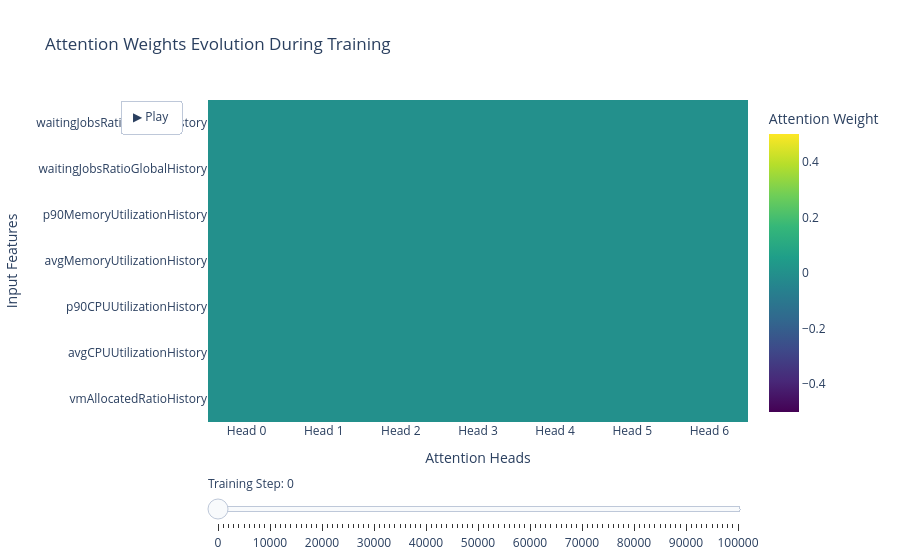

The notebook cell saved with this chart:
### Code cell
import numpy as np
import plotly.graph_objects as go

# Load saved attention weights
history = np.load("../../models/attention_weights_history.npy", allow_pickle=True)

# Create feature name mapping
feature_names = {
    0: "vmAllocatedRatioHistory",
    1: "avgCPUUtilizationHistory",
    2: "p90CPUUtilizationHistory",
    3: "avgMemoryUtilizationHistory",
    4: "p90MemoryUtilizationHistory",
    5: "waitingJobsRatioGlobalHistory",
    6: "waitingJobsRatioRecentHistory"
}

# Convert history to list of dictionaries
history = history.tolist()
steps = [entry['step'] for entry in history]
max_step = max(steps)
feature_labels = [feature_names[i] for i in range(len(feature_names))]

# Create slider steps every 1000 steps
slider_steps = list(range(0, max_step + 1, 1000))
heatmap_data = []

# Pre-calculate averages for each time window
for step in slider_steps:
    # Get all entries up to current step
    relevant_entries = [entry for entry in history if entry['step'] <= step]
    
    if len(relevant_entries) > 0:
        # Use last 50 entries or all available if less than 50
        window = relevant_entries[-50:]
        avg_weights = np.mean([entry['weights'] for entry in window], axis=0)
    else:
        avg_weights = np.zeros((len(feature_names), len(feature_names)))  # Empty matrix
    
    heatmap_data.append(avg_weights.T)  # Transpose for correct orientation

# Create initial figure
fig = go.Figure()

# Add initial trace
fig.add_trace(
    go.Heatmap(
        z=heatmap_data[0],
        x=[f"Head {i}" for i in range(heatmap_data[0].shape[1])],
        y=feature_labels,
        colorscale='Viridis',
        colorbar=dict(title='Attention Weight')
))

# Create frames for animation
frames = []
for i, (step, data) in enumerate(zip(slider_steps, heatmap_data)):
    frames.append(go.Frame(
        data=[go.Heatmap(
            z=data,
            x=[f"Head {i}" for i in range(data.shape[1])],
            y=feature_labels
        )],
        name=str(step),
        traces=[0]
    ))

# Create slider
slider_ui = [{
    'steps': [
        {
            'args': [
                [frame.name],
                {'frame': {'duration': 300, 'redraw': True},
                 'mode': 'immediate',
                 'transition': {'duration': 300}}
            ],
            'label': str(step),
            'method': 'animate'
        } for step, frame in zip(slider_steps, frames)
    ],
    'active': 0,
    'currentvalue': {'prefix': 'Training Step: '},
    'pad': {'t': 50}
}]

# Add play button and style layout
fig.update_layout(
    title='Attention Weights Evolution During Training',
    xaxis_title='Attention Heads',
    yaxis_title='Input Features',
    updatemenus=[{
        'type': 'buttons',
        'showactive': False,
        'buttons': [{
            'label': '▶ Play',
            'method': 'animate',
            'args': [
                None, 
                {
                    'frame': {'duration': 500, 'redraw': True},
                    'fromcurrent': True, 
                    'transition': {'duration': 300}
                }
            ]
        }]
    }],
    sliders=slider_ui
)

# Set consistent color scale across all frames
max_weight = 1.0
fig.update_layout(coloraxis=dict(cmin=0, cmax=max_weight))

# Add frame data
fig.frames = frames

fig.show()

### Figure 1 — Plotly figure (JSON) as saved in the notebook; plotly's stock layout.template omitted (floating-point values rounded to 4 significant figures)
{"data": [{"colorbar": {"title": {"text": "Attention Weight"}}, "colorscale": [[0, "#440154"], [0.1111, "#482878"], [0.2222, "#3e4989"], [0.3333, "#31688e"], [0.4444, "#26828e"], [0.5556, "#1f9e89"], [0.6667, "#35b779"], [0.7778, "#6ece58"], [0.8889, "#b5de2b"], [1, "#fde725"]], "type": "heatmap", "x": ["Head 0", "Head 1", "Head 2", "Head 3", "Head 4", "Head 5", "Head 6"], "y": ["vmAllocatedRatioHistory", "avgCPUUtilizationHistory", "p90CPUUtilizationHistory", "avgMemoryUtilizationHistory", "p90MemoryUtilizationHistory", "waitingJobsRatioGlobalHistory", "waitingJobsRatioRecentHistory"], "z": [[0, 0, 0, 0, 0, 0, 0], [0, 0, 0, 0, 0, 0, 0], [0, 0, 0, 0, 0, 0, 0], [0, 0, 0, 0, 0, 0, 0], [0, 0, 0, 0, 0, 0, 0], [0, 0, 0, 0, 0, 0, 0], [0, 0, 0, 0, 0, 0, 0]]}], "layout": {"coloraxis": {"cmax": 1, "cmin": 0}, "sliders": [{"active": 0, "currentvalue": {"prefix": "Training Step: "}, "pad": {"t": 50}, "steps": [{"args": [["0"], {"frame": {"duration": 300, "redraw": true}, "mode": "immediate", "transition": {"duration": 300}}], "label": "0", "method": "animate"}, {"args": [["1000"], {"frame": {"duration": 300, "redraw": true}, "mode": "immediate", "transition": {"duration": 300}}], "label": "1000", "method": "animate"}, {"args": [["2000"], {"frame": {"duration": 300, "redraw": true}, "mode": "immediate", "transition": {"duration": 300}}], "label": "2000", "method": "animate"}, {"args": [["3000"], {"frame": {"duration": 300, "redraw": true}, "mode": "immediate", "transition": {"duration": 300}}], "label": "3000", "method": "animate"}, {"args": [["4000"], {"frame": {"duration": 300, "redraw": true}, "mode": "immediate", "transition": {"duration": 300}}], "label": "4000", "method": "animate"}, {"args": [["5000"], {"frame": {"duration": 300, "redraw": true}, "mode": "immediate", "transition": {"duration": 300}}], "label": "5000", "method": "animate"}, {"args": [["6000"], {"frame": {"duration": 300, "redraw": true}, "mode": "immediate", "transition": {"duration": 300}}], "label": "6000", "method": "animate"}, {"args": [["7000"], {"frame": {"duration": 300, "redraw": true}, "mode": "immediate", "transition": {"duration": 300}}], "label": "7000", "method": "animate"}, {"args": [["8000"], {"frame": {"duration": 300, "redraw": true}, "mode": "immediate", "transition": {"duration": 300}}], "label": "8000", "method": "animate"}, {"args": [["9000"], {"frame": {"duration": 300, "redraw": true}, "mode": "immediate", "transition": {"duration": 300}}], "label": "9000", "method": "animate"}, {"args": [["10000"], {"frame": {"duration": 300, "redraw": true}, "mode": "immediate", "transition": {"duration": 300}}], "label": "10000", "method": "animate"}, {"args": [["11000"], {"frame": {"duration": 300, "redraw": true}, "mode": "immediate", "transition": {"duration": 300}}], "label": "11000", "method": "animate"}, {"args": [["12000"], {"frame": {"duration": 300, "redraw": true}, "mode": "immediate", "transition": {"duration": 300}}], "label": "12000", "method": "animate"}, {"args": [["13000"], {"frame": {"duration": 300, "redraw": true}, "mode": "immediate", "transition": {"duration": 300}}], "label": "13000", "method": "animate"}, {"args": [["14000"], {"frame": {"duration": 300, "redraw": true}, "mode": "immediate", "transition": {"duration": 300}}], "label": "14000", "method": "animate"}, {"args": [["15000"], {"frame": {"duration": 300, "redraw": true}, "mode": "immediate", "transition": {"duration": 300}}], "label": "15000", "method": "animate"}, {"args": [["16000"], {"frame": {"duration": 300, "redraw": true}, "mode": "immediate", "transition": {"duration": 300}}], "label": "16000", "method": "animate"}, {"args": [["17000"], {"frame": {"duration": 300, "redraw": true}, "mode": "immediate", "transition": {"duration": 300}}], "label": "17000", "method": "animate"}, {"args": [["18000"], {"frame": {"duration": 300, "redraw": true}, "mode": "immediate", "transition": {"duration": 300}}], "label": "18000", "method": "animate"}, {"args": [["19000"], {"frame": {"duration": 300, "redraw": true}, "mode": "immediate", "transition": {"duration": 300}}], "label": "19000", "method": "animate"}, {"args": [["20000"], {"frame": {"duration": 300, "redraw": true}, "mode": "immediate", "transition": {"duration": 300}}], "label": "20000", "method": "animate"}, {"args": [["21000"], {"frame": {"duration": 300, "redraw": true}, "mode": "immediate", "transition": {"duration": 300}}], "label": "21000", "method": "animate"}, {"args": [["22000"], {"frame": {"duration": 300, "redraw": true}, "mode": "immediate", "transition": {"duration": 300}}], "label": "22000", "method": "animate"}, {"args": [["23000"], {"frame": {"duration": 300, "redraw": true}, "mode": "immediate", "transition": {"duration": 300}}], "label": "23000", "method": "animate"}, {"args": [["24000"], {"frame": {"duration": 300, "redraw": true}, "mode": "immediate", "transition": {"duration": 300}}], "label": "24000", "method": "animate"}, {"args": [["25000"], {"frame": {"duration": 300, "redraw": true}, "mode": "immediate", "transition": {"duration": 300}}], "label": "25000", "method": "animate"}, {"args": [["26000"], {"frame": {"duration": 300, "redraw": true}, "mode": "immediate", "transition": {"duration": 300}}], "label": "26000", "method": "animate"}, {"args": [["27000"], {"frame": {"duration": 300, "redraw": true}, "mode": "immediate", "transition": {"duration": 300}}], "label": "27000", "method": "animate"}, {"args": [["28000"], {"frame": {"duration": 300, "redraw": true}, "mode": "immediate", "transition": {"duration": 300}}], "label": "28000", "method": "animate"}, {"args": [["29000"], {"frame": {"duration": 300, "redraw": true}, "mode": "immediate", "transition": {"duration": 300}}], "label": "29000", "method": "animate"}, {"args": [["30000"], {"frame": {"duration": 300, "redraw": true}, "mode": "immediate", "transition": {"duration": 300}}], "label": "30000", "method": "animate"}, {"args": [["31000"], {"frame": {"duration": 300, "redraw": true}, "mode": "immediate", "transition": {"duration": 300}}], "label": "31000", "method": "animate"}, {"args": [["32000"], {"frame": {"duration": 300, "redraw": true}, "mode": "immediate", "transition": {"duration": 300}}], "label": "32000", "method": "animate"}, {"args": [["33000"], {"frame": {"duration": 300, "redraw": true}, "mode": "immediate", "transition": {"duration": 300}}], "label": "33000", "method": "animate"}, {"args": [["34000"], {"frame": {"duration": 300, "redraw": true}, "mode": "immediate", "transition": {"duration": 300}}], "label": "34000", "method": "animate"}, {"args": [["35000"], {"frame": {"duration": 300, "redraw": true}, "mode": "immediate", "transition": {"duration": 300}}], "label": "35000", "method": "animate"}, {"args": [["36000"], {"frame": {"duration": 300, "redraw": true}, "mode": "immediate", "transition": {"duration": 300}}], "label": "36000", "method": "animate"}, {"args": [["37000"], {"frame": {"duration": 300, "redraw": true}, "mode": "immediate", "transition": {"duration": 300}}], "label": "37000", "method": "animate"}, {"args": [["38000"], {"frame": {"duration": 300, "redraw": true}, "mode": "immediate", "transition": {"duration": 300}}], "label": "38000", "method": "animate"}, {"args": [["39000"], {"frame": {"duration": 300, "redraw": true}, "mode": "immediate", "transition": {"duration": 300}}], "label": "39000", "method": "animate"}, {"args": [["40000"], {"frame": {"duration": 300, "redraw": true}, "mode": "immediate", "transition": {"duration": 300}}], "label": "40000", "method": "animate"}, {"args": [["41000"], {"frame": {"duration": 300, "redraw": true}, "mode": "immediate", "transition": {"duration": 300}}], "label": "41000", "method": "animate"}, {"args": [["42000"], {"frame": {"duration": 300, "redraw": true}, "mode": "immediate", "transition": {"duration": 300}}], "label": "42000", "method": "animate"}, {"args": [["43000"], {"frame": {"duration": 300, "redraw": true}, "mode": "immediate", "transition": {"duration": 300}}], "label": "43000", "method": "animate"}, {"args": [["44000"], {"frame": {"duration": 300, "redraw": true}, "mode": "immediate", "transition": {"duration": 300}}], "label": "44000", "method": "animate"}, {"args": [["45000"], {"frame": {"duration": 300, "redraw": true}, "mode": "immediate", "transition": {"duration": 300}}], "label": "45000", "method": "animate"}, {"args": [["46000"], {"frame": {"duration": 300, "redraw": true}, "mode": "immediate", "transition": {"duration": 300}}], "label": "46000", "method": "animate"}, {"args": [["47000"], {"frame": {"duration": 300, "redraw": true}, "mode": "immediate", "transition": {"duration": 300}}], "label": "47000", "method": "animate"}, {"args": [["48000"], {"frame": {"duration": 300, "redraw": true}, "mode": "immediate", "transition": {"duration": 300}}], "label": "48000", "method": "animate"}, {"args": [["49000"], {"frame": {"duration": 300, "redraw": true}, "mode": "immediate", "transition": {"duration": 300}}], "label": "49000", "method": "animate"}, {"args": [["50000"], {"frame": {"duration": 300, "redraw": true}, "mode": "immediate", "transition": {"duration": 300}}], "label": "50000", "method": "animate"}, {"args": [["51000"], {"frame": {"duration": 300, "redraw": true}, "mode": "immediate", "transition": {"duration": 300}}], "label": "51000", "method": "animate"}, {"args": [["52000"], {"frame": {"duration": 300, "redraw": true}, "mode": "immediate", "transition": {"duration": 300}}], "label": "52000", "method": "animate"}, {"args": [["53000"], {"frame": {"duration": 300, "redraw": true}, "mode": "immediate", "transition": {"duration": 300}}], "label": "53000", "method": "animate"}, {"args": [["54000"], {"frame": {"duration": 300, "redraw": true}, "mode": "immediate", "transition": {"duration": 300}}], "label": "54000", "method": "animate"}, {"args": [["55000"], {"frame": {"duration": 300, "redraw": true}, "mode": "immediate", "transition": {"duration": 300}}], "label": "55000", "method": "animate"}, {"args": [["56000"], {"frame": {"duration": 300, "redraw": true}, "mode": "immediate", "transition": {"duration": 300}}], "label": "56000", "method": "animate"}, {"args": [["57000"], {"frame": {"duration": 300, "redraw": true}, "mode": "immediate", "transition": {"duration": 300}}], "label": "57000", "method": "animate"}, {"args": [["58000"], {"frame": {"duration": 300, "redraw": true}, "mode": "immediate", "transition": {"duration": 300}}], "label": "58000", "method": "animate"}, {"args": [["59000"], {"frame": {"duration": 300, "redraw": true}, "mode": "immediate", "transition": {"duration": 300}}], "label": "59000", "method": "animate"}, {"args": [["60000"], {"frame": {"duration": 300, "redraw": true}, "mode": "immediate", "transition": {"duration": 300}}], "label": "60000", "method": "animate"}, {"args": [["61000"], {"frame": {"duration": 300, "redraw": true}, "mode": "immediate", "transition": {"duration": 300}}], "label": "61000", "method": "animate"}, {"args": [["62000"], {"frame": {"duration": 300, "redraw": true}, "mode": "immediate", "transition": {"duration": 300}}], "label": "62000", "method": "animate"}, {"args": [["63000"], {"frame": {"duration": 300, "redraw": true}, "mode": "immediate", "transition": {"duration": 300}}], "label": "63000", "method": "animate"}, {"args": [["64000"], {"frame": {"duration": 300, "redraw": true}, "mode": "immediate", "transition": {"duration": 300}}], "label": "64000", "method": "animate"}, {"args": [["65000"], {"frame": {"duration": 300, "redraw": true}, "mode": "immediate", "transition": {"duration": 300}}], "label": "65000", "method": "animate"}, {"args": [["66000"], {"frame": {"duration": 300, "redraw": true}, "mode": "immediate", "transition": {"duration": 300}}], "label": "66000", "method": "animate"}, {"args": [["67000"], {"frame": {"duration": 300, "redraw": true}, "mode": "immediate", "transition": {"duration": 300}}], "label": "67000", "method": "animate"}, {"args": [["68000"], {"frame": {"duration": 300, "redraw": true}, "mode": "immediate", "transition": {"duration": 300}}], "label": "68000", "method": "animate"}, {"args": [["69000"], {"frame": {"duration": 300, "redraw": true}, "mode": "immediate", "transition": {"duration": 300}}], "label": "69000", "method": "animate"}, {"args": [["70000"], {"frame": {"duration": 300, "redraw": true}, "mode": "immediate", "transition": {"duration": 300}}], "label": "70000", "method": "animate"}, {"args": [["71000"], {"frame": {"duration": 300, "redraw": true}, "mode": "immediate", "transition": {"duration": 300}}], "label": "71000", "method": "animate"}, {"args": [["72000"], {"frame": {"duration": 300, "redraw": true}, "mode": "immediate", "transition": {"duration": 300}}], "label": "72000", "method": "animate"}, {"args": [["73000"], {"frame": {"duration": 300, "redraw": true}, "mode": "immediate", "transition": {"duration": 300}}], "label": "73000", "method": "animate"}, {"args": [["74000"], {"frame": {"duration": 300, "redraw": true}, "mode": "immediate", "transition": {"duration": 300}}], "label": "74000", "method": "animate"}, {"args": [["75000"], {"frame": {"duration": 300, "redraw": true}, "mode": "immediate", "transition": {"duration": 300}}], "label": "75000", "method": "animate"}, {"args": [["76000"], {"frame": {"duration": 300, "redraw": true}, "mode": "immediate", "transition": {"duration": 300}}], "label": "76000", "method": "animate"}, {"args": [["77000"], {"frame": {"duration": 300, "redraw": true}, "mode": "immediate", "transition": {"duration": 300}}], "label": "77000", "method": "animate"}, {"args": [["78000"], {"frame": {"duration": 300, "redraw": true}, "mode": "immediate", "transition": {"duration": 300}}], "label": "78000", "method": "animate"}, {"args": [["79000"], {"frame": {"duration": 300, "redraw": true}, "mode": "immediate", "transition": {"duration": 300}}], "label": "79000", "method": "animate"}, {"args": [["80000"], {"frame": {"duration": 300, "redraw": true}, "mode": "immediate", "transition": {"duration": 300}}], "label": "80000", "method": "animate"}, {"args": [["81000"], {"frame": {"duration": 300, "redraw": true}, "mode": "immediate", "transition": {"duration": 300}}], "label": "81000", "method": "animate"}, {"args": [["82000"], {"frame": {"duration": 300, "redraw": true}, "mode": "immediate", "transition": {"duration": 300}}], "label": "82000", "method": "animate"}, {"args": [["83000"], {"frame": {"duration": 300, "redraw": true}, "mode": "immediate", "transition": {"duration": 300}}], "label": "83000", "method": "animate"}, {"args": [["84000"], {"frame": {"duration": 300, "redraw": true}, "mode": "immediate", "transition": {"duration": 300}}], "label": "84000", "method": "animate"}, {"args": [["85000"], {"frame": {"duration": 300, "redraw": true}, "mode": "immediate", "transition": {"duration": 300}}], "label": "85000", "method": "animate"}, {"args": [["86000"], {"frame": {"duration": 300, "redraw": true}, "mode": "immediate", "transition": {"duration": 300}}], "label": "86000", "method": "animate"}, {"args": [["87000"], {"frame": {"duration": 300, "redraw": true}, "mode": "immediate", "transition": {"duration": 300}}], "label": "87000", "method": "animate"}, {"args": [["88000"], {"frame": {"duration": 300, "redraw": true}, "mode": "immediate", "transition": {"duration": 300}}], "label": "88000", "method": "animate"}, {"args": [["89000"], {"frame": {"duration": 300, "redraw": true}, "mode": "immediate", "transition": {"duration": 300}}], "label": "89000", "method": "animate"}, {"args": [["90000"], {"frame": {"duration": 300, "redraw": true}, "mode": "immediate", "transition": {"duration": 300}}], "label": "90000", "method": "animate"}, {"args": [["91000"], {"frame": {"duration": 300, "redraw": true}, "mode": "immediate", "transition": {"duration": 300}}], "label": "91000", "method": "animate"}, {"args": [["92000"], {"frame": {"duration": 300, "redraw": true}, "mode": "immediate", "transition": {"duration": 300}}], "label": "92000", "method": "animate"}, {"args": [["93000"], {"frame": {"duration": 300, "redraw": true}, "mode": "immediate", "transition": {"duration": 300}}], "label": "93000", "method": "animate"}, {"args": [["94000"], {"frame": {"duration": 300, "redraw": true}, "mode": "immediate", "transition": {"duration": 300}}], "label": "94000", "method": "animate"}, {"args": [["95000"], {"frame": {"duration": 300, "redraw": true}, "mode": "immediate", "transition": {"duration": 300}}], "label": "95000", "method": "animate"}, {"args": [["96000"], {"frame": {"duration": 300, "redraw": true}, "mode": "immediate", "transition": {"duration": 300}}], "label": "96000", "method": "animate"}, {"args": [["97000"], {"frame": {"duration": 300, "redraw": true}, "mode": "immediate", "transition": {"duration": 300}}], "label": "97000", "method": "animate"}, {"args": [["98000"], {"frame": {"duration": 300, "redraw": true}, "mode": "immediate", "transition": {"duration": 300}}], "label": "98000", "method": "animate"}, {"args": [["99000"], {"frame": {"duration": 300, "redraw": true}, "mode": "immediate", "transition": {"duration": 300}}], "label": "99000", "method": "animate"}, {"args": [["100000"], {"frame": {"duration": 300, "redraw": true}, "mode": "immediate", "transition": {"duration": 300}}], "label": "100000", "method": "animate"}]}], "title": {"text": "Attention Weights Evolution During Training"}, "updatemenus": [{"buttons": [{"args": [null, {"frame": {"duration": 500, "redraw": true}, "fromcurrent": true, "transition": {"duration": 300}}], "label": "▶ Play", "method": "animate"}], "showactive": false, "type": "buttons"}], "xaxis": {"title": {"text": "Attention Heads"}}, "yaxis": {"title": {"text": "Input Features"}}}}
